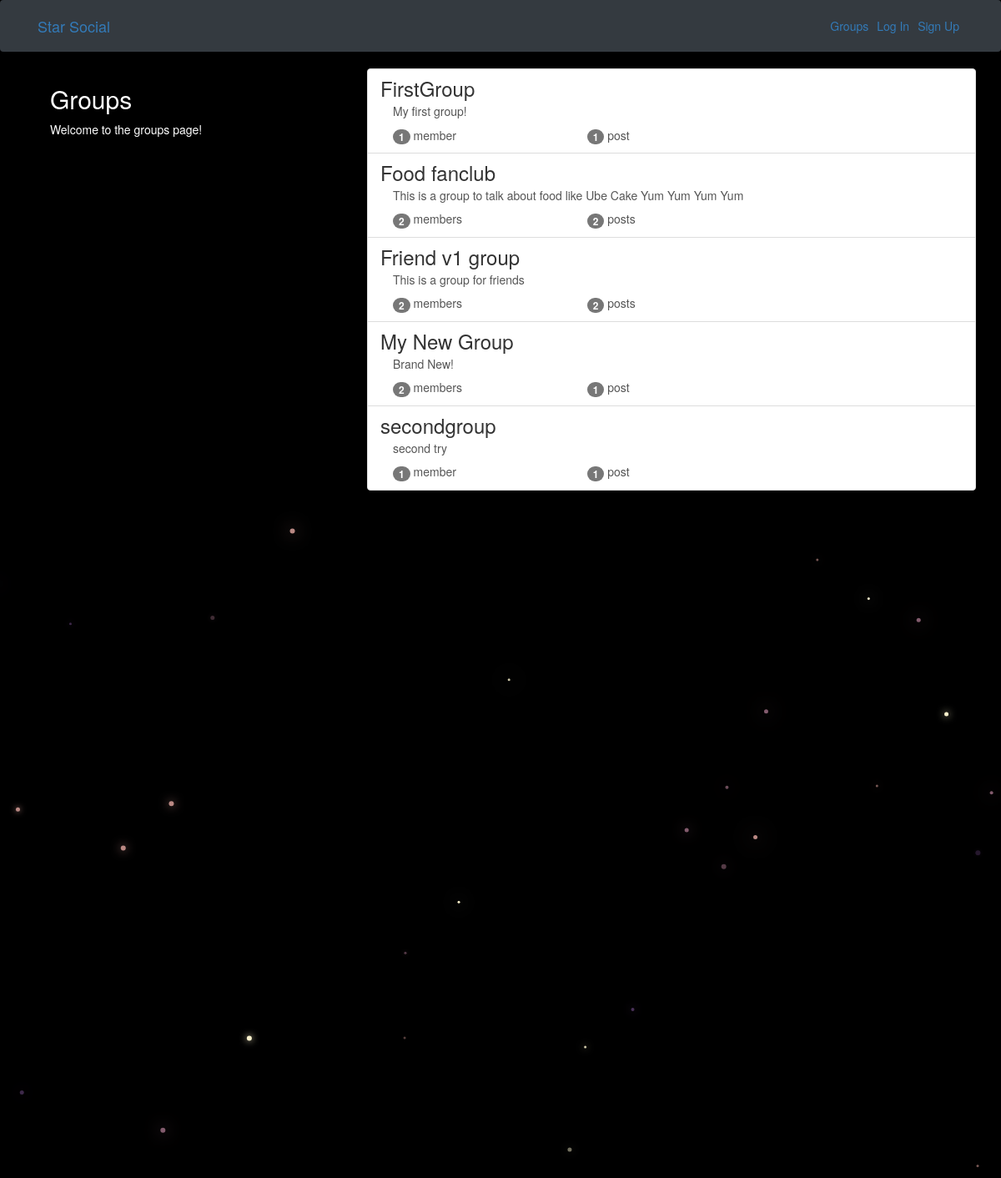
The app's page /groups/ with its own data.
### groups/models.py (models this page shows, shortened)
class Group(models.Model):
    name = models.CharField(max_length = 255, unique = True)
    slug = models.SlugField(allow_unicode = True, unique = True)
    description = models.TextField(blank = True, default = '')
    description_html = models.TextField(editable = False, default = '', blank = True)
    members = models.ManyToManyField(User, through = 'GroupMember')
    class Meta:
        ordering = ['name']

### groups/views.py (the view)
# urls.py: path("", views.ListGroups.as_view(), name = 'all'),
class ListGroups(generic.ListView):
    model = Group

### groups/templates/groups/group_list.html (shortened to what this page needs)
{% extends "groups/group_base.html" %}
{% block pregroup %}
    <div class = "col-md-4">
        <div class = "content">
            <h2>Groups</h2>
            <p>Welcome to the groups page!</p>
        </div>
    </div>
{% endblock %}
{% block group_content %}
<div class = "col-md-8">
    <div class = "list-group">
        {% for group in object_list %}
        <a class = "list-group-item" href="{% url 'groups:single' slug=group.slug %}">
            <h3 class = 'title list-group-item-heading'>{{group.name}}</h3>
            <div class = "list-group-item-text container-fluid">
                {{group.description_html|safe}}
                <div class = "row">
                    <div class = "col-md-4">
                        <span class = "badge">{{group.members.count}}</span>
                        member{{group.members.count|pluralize}}
                    </div>
                    <div class = "col-md-4">
                        <span class = "badge">{{group.posts.count}}</span>
                        post{{group.posts.count|pluralize}}
                    </div>
                </div>
            </div>
        </a>
        {% endfor %}
    </div>
</div>
{% endblock %}

### groups/templates/groups/group_base.html (shortened to what this page needs)
{% extends "base.html" %}
{% block content %}
    <div class = "container">
        <div class = "row">
            {% block pregroup %} {% endblock %}
            {% block group_content %} {% endblock %}
        </div>
    </div>
{% endblock %}

### templates/base.html (shortened to what this page needs)
<!DOCTYPE html>
{% load static %}
<html lang="en">
<head>
    <link rel="stylesheet" href="https://stackpath.bootstrapcdn.com/bootstrap/4.1.3/css/bootstrap.min.css"
>
    <link rel="stylesheet" href="https://maxcdn.bootstrapcdn.com/bootstrap/3.4.0/css/bootstrap.min.css">
    <link rel="stylesheet" href="{% static 'simplesocial/css/master.css'%}">
</head>
<body>
    <nav class="navbar navbar-expand-lg bg-dark mynav" role="navigation" id="navbar">
        <div class = "container">
            <div class="navbar-nav align-items-center">
                <a class="navbar-brand mynav" href="{% url 'home' %}">Star Social</a>
            </div>
            <div class="navbar-nav ml-auto">
                {% if user.is_authenticated %}
                    <a class = "nav-item nav-link" href="{% url 'posts:create' %}">Post</a>
                    <!-- the name posts:create means django will be expecting a url in posts/urls.py
                    with the name = create -->
                    <a class = "nav-item nav-link" href="{% url 'groups:all' %}">Groups</a>
                    <a class = "nav-item nav-link" href="{% url 'groups:create' %}">Create Group</a>
                    <a class = "nav-item nav-link" href="{% url 'accounts:logout' %}">Log Out</a>
                {% else %}
                    <a class = "nav-item nav-link" href="{% url 'groups:all' %}">Groups</a>
                    <a class = "nav-item nav-link" href="{% url 'accounts:login' %}">Log In</a>
                    <a class = "nav-item nav-link" href="{% url 'accounts:signup' %}">Sign Up</a>
                {% endif %}
            </div>
        </div>
    </nav>
    <div class = "container mycontent">
        {% block content %}
        {% endblock %}
    </div>
    <canvas id="canvas"></canvas>
</body>
</html>

### static/simplesocial/css/master.css (style rules this page uses)
body { margin: 0; overflow: hidden; background-color: black; color:white; }

### records on screen
Group: name "FirstGroup", description_html "My first group!", members.count "1", posts.count "1"
Group: name "Food fanclub", description_html "This is a group to talk about food like Ube Cake Yum Yum Yum Yum", members.count "2", posts.count "2"
Group: name "Friend v1 group", description_html "This is a group for friends", members.count "2", posts.count "2"
Group: name "My New Group", description_html "Brand New!", members.count "2", posts.count "1"
Group: name "secondgroup", description_html "second try", members.count "1", posts.count "1"
